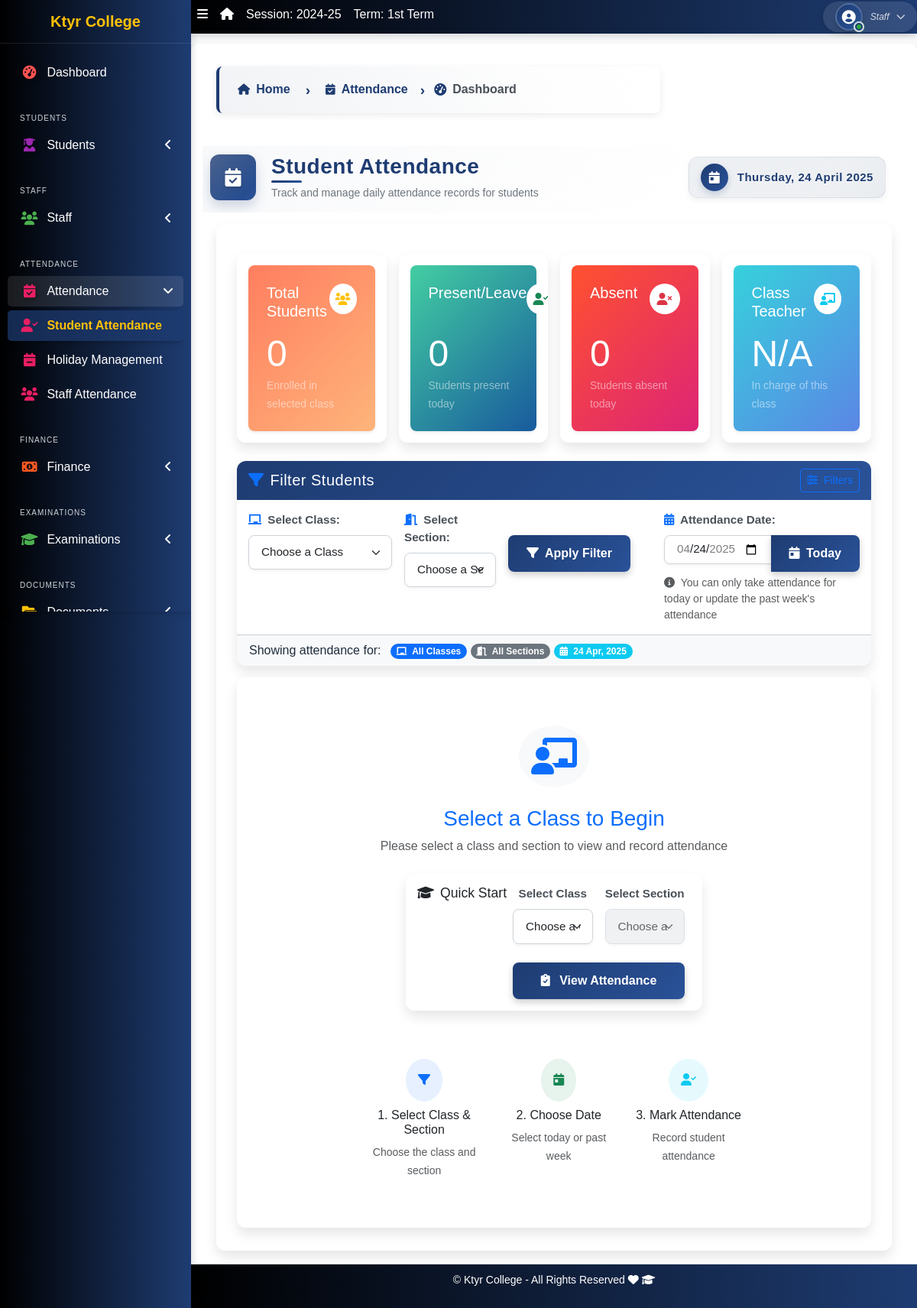
/attendance/attendance_list/, run on an earlier commit of the app's database.
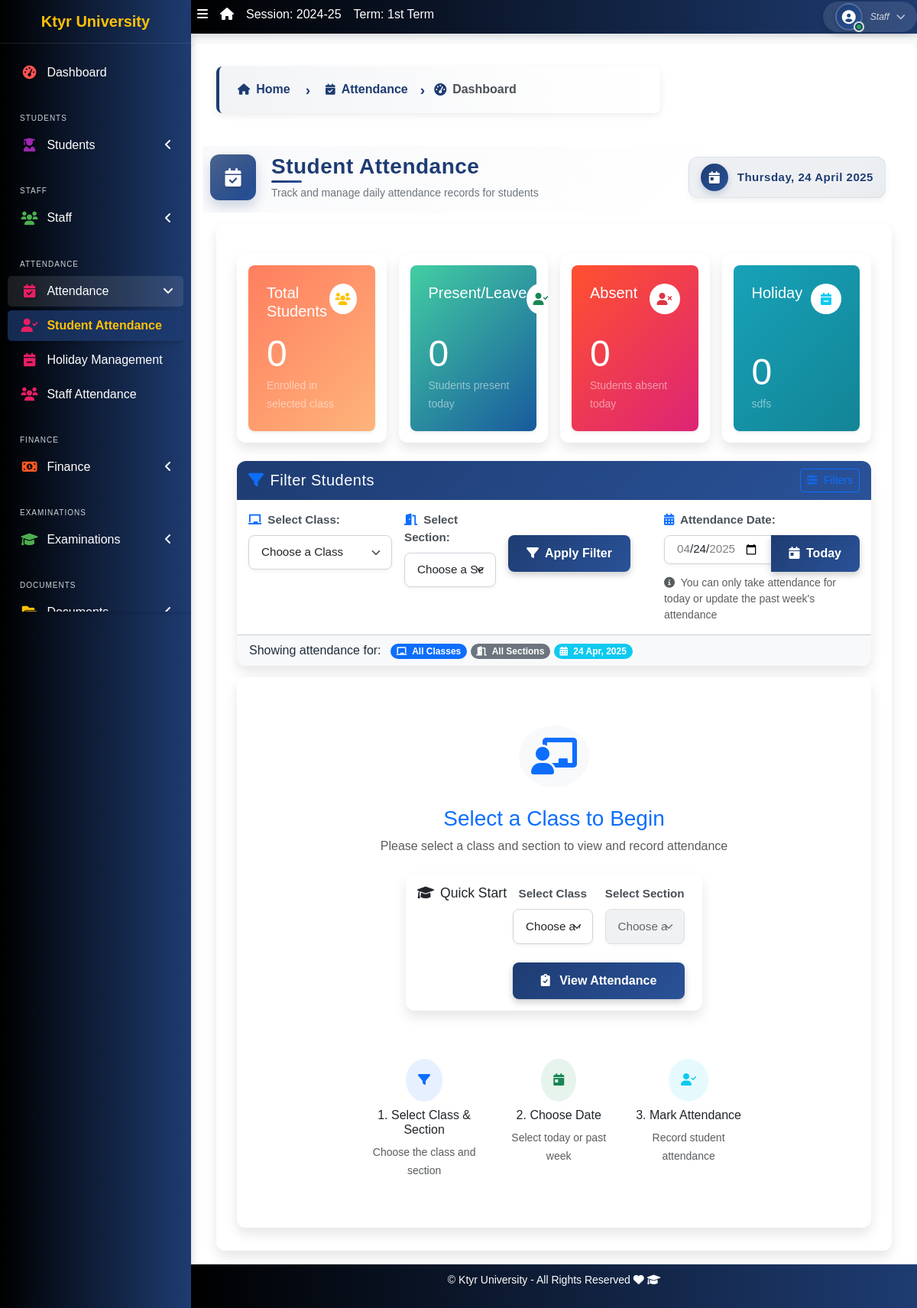
And on a later commit of the database.
### apps/corecode/models.py (models this page shows, shortened)
class CollegeProfile(models.Model):
    college_name = models.CharField(max_length=255)
    college_address = models.TextField()
    college_email = models.EmailField()
    college_phone = models.CharField(max_length=15)
    college_logo = models.ImageField(upload_to='college_logos/', blank=True, null=True)
    established_year = models.PositiveIntegerField()
    principal_name = models.CharField(max_length=255)
    college_type = models.CharField(max_length=50, choices=[
        ('Government', 'Government'),
        ('Private', 'Private'),
        ('Semi-Government', 'Semi-Government'),
    ])
    admin_email = models.EmailField()
    admin_contact = models.CharField(max_length=15)
    facebook_link = models.URLField(blank=True, null=True)
    twitter_link = models.URLField(blank=True, null=True)
    linkedin_link = models.URLField(blank=True, null=True)

### apps/attendance/models.py (models this page shows, shortened)
class Holiday(models.Model):
    date = models.DateField(unique=True)
    name = models.CharField(max_length=100)
    description = models.TextField(blank=True, null=True)

### apps/attendance/views.py (the view, shortened to what this page needs)
# urls.py: path('attendance_list/', attendance_list, name='attendance_list'),
def attendance_list(request):
    classes = StudentClass.objects.all()
    selected_class_id = request.GET.get('class_id')
    selected_section = request.GET.get('section', '')
    attendance_date_str = request.GET.get('attendance_date')
    today = timezone.now().date()
    one_week_ago = today - datetime.timedelta(days=7)
    if attendance_date_str:
        try:
            attendance_date = datetime.datetime.strptime(attendance_date_str, '%Y-%m-%d').date()
            if attendance_date > today:
                attendance_date = today
            elif attendance_date < one_week_ago:
                attendance_date = one_week_ago
        except ValueError:
            attendance_date = today
    else:
        attendance_date = today
    students = []
    selected_class_name = None
    sections = []
    weekly_attendance = []
    is_sunday = attendance_date.weekday() == 6  # 6 represents Sunday
    holiday = None
    try:
        holiday = Holiday.objects.filter(date=attendance_date).first()
    except Exception:
        pass
    attendance_query = Attendance.objects.filter(date=attendance_date)
    if selected_class_id:
        attendance_query = attendance_query.filter(student__current_class_id=selected_class_id)
        if selected_section:
            attendance_query = attendance_query.filter(student__section=selected_section)
    present_leave = attendance_query.filter(status__in=["Present", "Leave"]).count()
    absent = attendance_query.filter(status="Absent").count()
    holiday_count = attendance_query.filter(status__in=["Holiday", "Sunday"]).count()
    class_teacher = None
    if selected_class_id:
        class_teacher = "Class Teacher"  # Replace with actual teacher name if available
    context = {
        "classes": classes,
        "sections": sections,
        "students": students,
        "selected_class_id": selected_class_id,
        "selected_class_name": selected_class_name,
        "selected_section": selected_section,
        "attendance_date": attendance_date,
        "present_leave": present_leave,
        "absent": absent,
        "holiday_count": holiday_count,
        "class_teacher": class_teacher,
        "weekly_attendance": weekly_attendance,
        "today": today,
        "one_week_ago": one_week_ago,
        "is_sunday": is_sunday,
        "holiday": holiday,
    }
    return render(request, 'attendance/attendance_list.html', context)

### apps/corecode/context_processors.py (called while the page is built)
def site_defaults(request):
    current_session = AcademicSession.objects.get(current=True)
    current_term = AcademicTerm.objects.get(current=True)
    vals = SiteConfig.objects.all()
    contexts = {
        "current_session": current_session.name,
        "current_term": current_term.name,
    }
    for val in vals:
        contexts[val.key] = val.value
    return contexts

def global_college_profile(request):
    try:
        profile = CollegeProfileModel.objects.first()
    except CollegeProfileModel.DoesNotExist:
        profile = None
    return {'profile': profile}

### apps/attendance/templates/attendance/attendance_list.html (shortened to what the changed rows need)
{% extends 'base.html' %}
{% block title %}Student Attendance{% endblock title %}
{% block content %}
<div class="container mt-4">
  <div class="row g-3 mb-4">
    <div class="col-md-3">
      <div class="card border-0 h-100">
        <div class="card-body p-0">
          {% if is_sunday %}
          <div class="p-4 rounded-3 shadow-sm h-100 d-flex flex-column justify-content-between" style="background: linear-gradient(135deg, #6c757d 0%, #495057 100%); color: white;">
            <div class="d-flex justify-content-between">
              <h5 class="mb-0">Sunday</h5>
              <div class="rounded-circle bg-white p-2 d-flex align-items-center justify-content-center" style="width: 40px; height: 40px;">
                <i class="fas fa-calendar-day text-secondary"></i>
              </div>
            </div>
            <div>
              <p class="display-5 mb-0">{{ holiday_count|default:'0' }}</p>
              <small class="text-white-50">Weekend holiday</small>
            </div>
          </div>
          {% elif holiday %}
          <div class="p-4 rounded-3 shadow-sm h-100 d-flex flex-column justify-content-between" style="background: linear-gradient(135deg, #17a2b8 0%, #138496 100%); color: white;">
            <div class="d-flex justify-content-between">
              <h5 class="mb-0">Holiday</h5>
              <div class="rounded-circle bg-white p-2 d-flex align-items-center justify-content-center" style="width: 40px; height: 40px;">
                <i class="fas fa-calendar-minus text-info"></i>
              </div>
            </div>
            <div>
              <p class="display-5 mb-0">{{ holiday_count|default:'0' }}</p>
              <small class="text-white-50">{{ holiday.name }}</small>
            </div>
          </div>
          {% else %}
          <div class="p-4 rounded-3 shadow-sm h-100 d-flex flex-column justify-content-between" style="background: linear-gradient(135deg, #36d1dc 0%, #5b86e5 100%); color: white;">
            <div class="d-flex justify-content-between">
              <h5 class="mb-0">Class Teacher</h5>
              <div class="rounded-circle bg-white p-2 d-flex align-items-center justify-content-center" style="width: 40px; height: 40px;">
                <i class="fas fa-chalkboard-teacher text-info"></i>
              </div>
            </div>
            <div>
              <p class="display-5 mb-0">{{ class_teacher|default:'N/A' }}</p>
              <small class="text-white-50">In charge of this class</small>
            </div>
          </div>
          {% endif %}
        </div>
      </div>
    </div>
  </div>
</div>
{% endblock content %}

### templates/base.html (shortened to what the changed rows need)
{% load static %}
<!DOCTYPE html>
<html lang="en">
<head>
  <link rel="stylesheet" href="{% static 'dist/css/preload.css' %}">
  <link rel="stylesheet" href="{% static 'plugins/fontawesome-free/css/all.min.css' %}">
  <link rel="stylesheet" href="{% static 'plugins/toastr/toastr.min.css' %}">
<link rel="stylesheet" href="https://cdn.jsdelivr.net/npm/bootstrap-icons/font/bootstrap-icons.css">
    <link rel="stylesheet" href="https://cdnjs.cloudflare.com/ajax/libs/font-awesome/6.5.0/css/all.min.css">
  <link rel="stylesheet"
    href="{% static 'plugins/overlayScrollbars/css/OverlayScrollbars.min.css' %}">
  <link rel="stylesheet" href="{% static 'plugins/Datatables/datatables.min.css' %}" />
  <link rel="stylesheet" href="{% static 'dist/css/adminlte.min.css' %}">
  <link rel="stylesheet" href="https://cdnjs.cloudflare.com/ajax/libs/font-awesome/6.0.0-beta3/css/all.min.css">
  <link rel="stylesheet" href="https://cdn.jsdelivr.net/npm/bootstrap@5.3.0/dist/css/bootstrap.min.css">
  <link rel="stylesheet" href="{% static 'dist/css/style.css' %}">
  <link rel="stylesheet" href="{% static 'dist/css/sidebar-fix.css' %}">
</head>
<body class="hold-transition sidebar-mini layout-fixed layout-navbar-fixed layout-footer-fixed">
  <div class="wrapper">
    <aside class="main-sidebar sidebar-dark-primary">
      <a href="{% url 'home' %}" class="brand-link">{{ profile.college_name | default:"MySchool" }}</a>
<div class="sidebar">
  <nav class="mt-2">
  </nav>
</div>
    </aside>
    <div class="content-wrapper">
      <div class="page-title-section">
        <div class="container-fluid">
          <div class="row align-items-center">
            <div class="col-md-8">
              <div class="page-title-container">
                <div class="page-title-content">
                  <h1 class="page-title">{% block title %}{% endblock title %}</h1>
                </div>
              </div>
            </div>
          </div>
        </div>
      </div>
      <section class="content">
        <div class="container-fluid">
          <div class="row">
            <div class="col-md-12">
              {% block fullcard %}
              <div class="card">
                <div class="card-body">
                  <div class="row">
                    <div class="col">
                      {% block content %}
                      {% endblock content %}
                    </div>
                  </div>
                </div>
              </div>
              {% endblock fullcard %}
            </div>
          </div>
        </div>
      </section>
    </div>
    <footer class="main-footer">
      <p>&copy; {{ profile.college_name | default:"MySchool" }} - All Rights Reserved
      <i class="fas fa-heart"></i>
      <i class="fas fa-graduation-cap"></i></p>
    </footer>
  </div>
</body>
</html>

What changed in the data, as far as the page shows it:
changed CollegeProfile: college_name "Ktyr College" → "Ktyr University"
added Holiday: name "sdfs"
Also different on the page:
{{ holiday_count|default:'0' }}: (not shown) → "0"
{{ class_teacher|default:'N/A' }}: "N/A" → (not shown)
text no longer shown: "Class Teacher In charge of this class"
text now shown: "Holiday"
